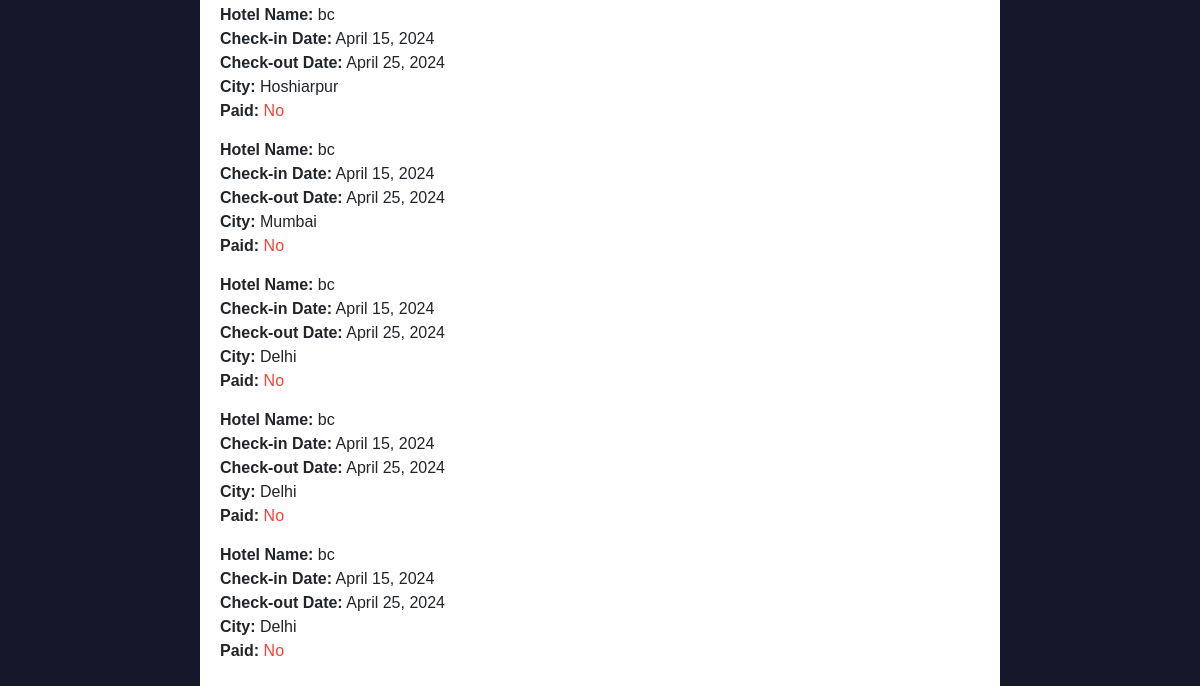
The app's page /trips (signed in, lower part), older data.
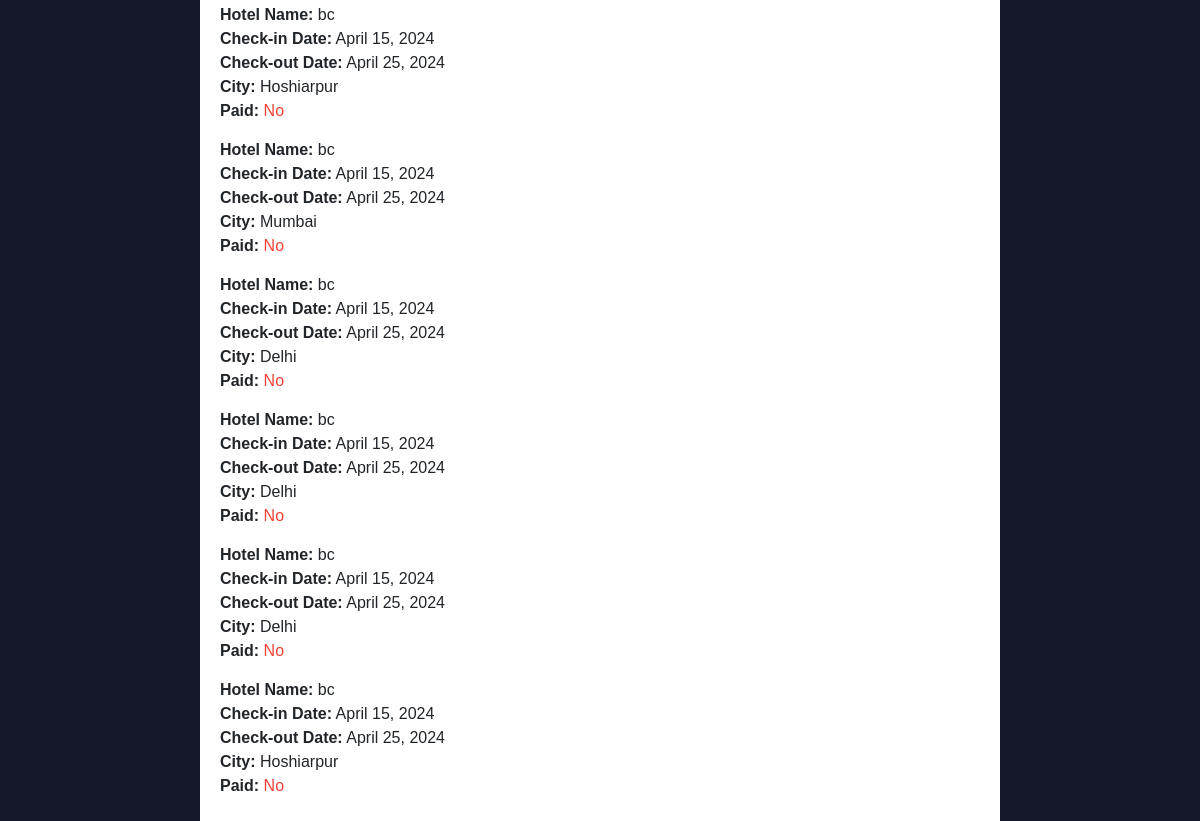
The same page, newer data.
### travellit/models.py (models this page shows, shortened)
class hotels(models.Model):
    name = models.CharField(primary_key=True, max_length=20)
    image = models.ImageField(upload_to='images/', null=True, blank=True)
    room = models.IntegerField()
    price = models.IntegerField()
    city = models.CharField(max_length=20)
    check_in_date = models.DateField(default=datetime.now)
    check_out_date = models.DateField(default=datetime.now)

class Booking(models.Model):
    BOOKING_TYPES = (
        ('hotel', 'Hotel'),
        ('package', 'Package'),
        ('flight', 'Flight'),
    )
    user = models.ForeignKey(User, on_delete=models.CASCADE, default='1')
    order_id = models.CharField(max_length=1000, primary_key=True)
    items_json = models.CharField(max_length=5000)
    amount = models.IntegerField(default=0)
    name = models.CharField(max_length=90)
    email = models.CharField(max_length=111)
    address = models.CharField(max_length=111)
    city = models.CharField(max_length=111)
    state = models.CharField(max_length=111)
    zip_code = models.CharField(max_length=111)
    phone = models.IntegerField()
    paid = models.BooleanField(default=False)
    check_in_date = models.DateField(null=True, blank=True)
    num_passengers = models.IntegerField(null=True, blank=True)
    booking_type = models.CharField(max_length=10, choices=BOOKING_TYPES,default='hotel')

### travellit/views.py (the view, shortened to what this page needs)
# urls.py: path('trips',views.trips,name='trips')
@login_required
def trips(request):
    user = request.user
    hotel_bookings = []
    package_bookings = []
    flight_bookings=[]
    hotel_bookings_queryset = Booking.objects.filter(user=user, booking_type='hotel')
    for booking in hotel_bookings_queryset:
        try:
            hotel = hotels.objects.get(name=booking.items_json)
            hotel_booking_info = {
                'hotel_name': hotel.name,
                'check_in_date': hotel.check_in_date,
                'check_out_date': hotel.check_out_date,
                'city': booking.city,
                'paid': booking.paid
            }
            hotel_bookings.append(hotel_booking_info)
        except hotels.DoesNotExist:
            pass
    flight_bookings_queryset = Booking.objects.filter(user=user, booking_type='flight')
    package_bookings = Booking.objects.filter(user=user, booking_type='package')
    return render(request, 'trips.html', {'hotel_bookings': hotel_bookings, 'package_bookings': package_bookings,'flight_bookings':flight_bookings})

### Templates/trips.html (shortened to what this page needs)
<!DOCTYPE html>
<html>
<head>
    <link href="https://stackpath.bootstrapcdn.com/bootstrap/4.5.2/css/bootstrap.min.css" rel="stylesheet">
</head>
<body>
    <div class="trip-container">
        <div id="hotelBookings" class="trip-card">
            {% for booking in hotel_bookings %}
            <div class="trip-details">
                <strong>Hotel Name:</strong> {{ booking.hotel_name }}<br>
                <strong>Check-in Date:</strong> {{ booking.check_in_date }}<br>
                <strong>Check-out Date:</strong> {{ booking.check_out_date }}<br>
                <strong>City:</strong> {{ booking.city }}<br>
                <strong>Paid:</strong>
                {% if booking.paid %}
                <span class="paid-yes">Yes</span>
                {% else %}
                <span class="paid-no">No</span>
                {% endif %}
            </div>
            {% endfor %}
        </div>
    </div>
</body>
</html>

Row changes from the older to the newer data that the page shows:
added Booking: city "Hoshiarpur"
Text that changed along with them:
new list line: "Hotel Name: Check-in Date: Check-out Date: City: Paid: No"
new list line: "bc April 15, 2024 April 25, 2024"
